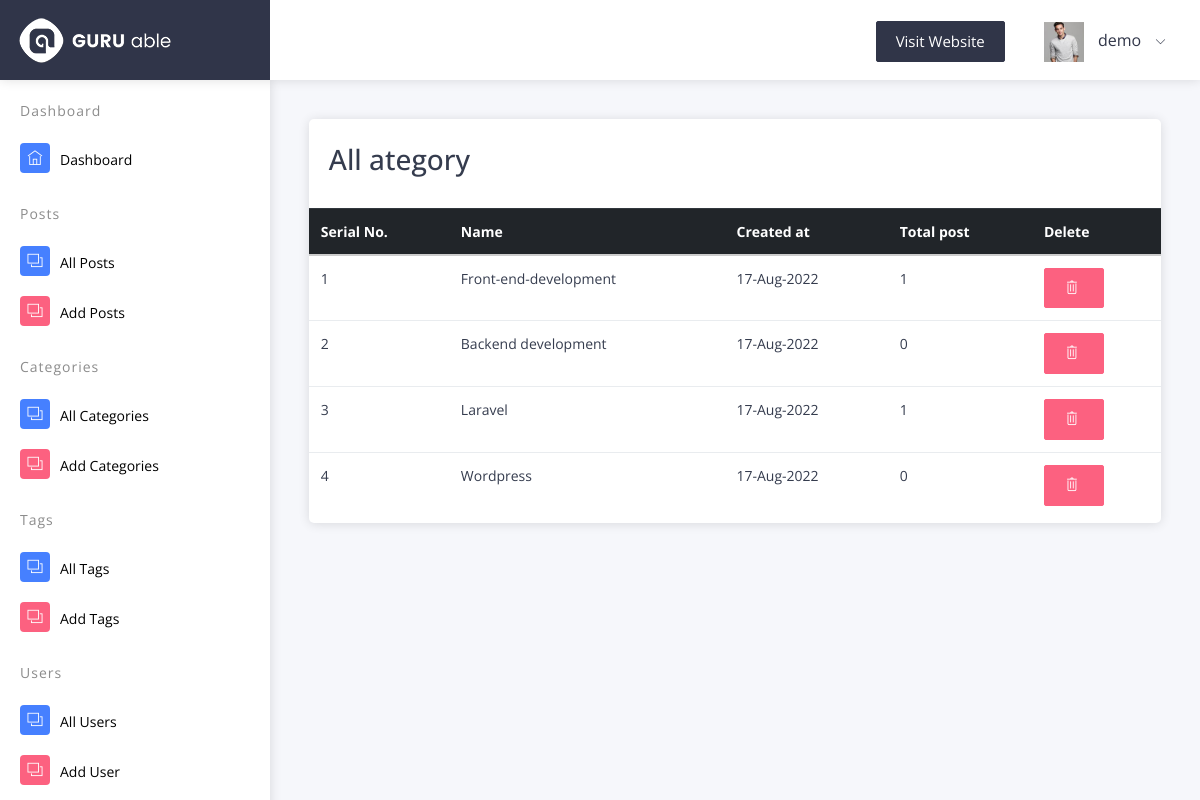
/admin/all_categories.php (signed in), run on the app's committed database.
### tables this page shows
CREATE TABLE `categories` (
  `category_id` int NOT NULL,
  `category_name` varchar(255) NOT NULL,
  `created_at` timestamp NOT NULL DEFAULT CURRENT_TIMESTAMP,
  `total_post` int NOT NULL DEFAULT '0'
);

### admin/all_categories.php (the view, shortened to what this page needs)
<?php include "header.php";
$sql = "SELECT * FROM categories";
$query = mysqli_query($conn,$sql);
?>
<div class="pcoded-main-container">
    <div class="pcoded-wrapper">
        <?php include "sidebar.php"; ?>
        <div class="pcoded-content">
            <div class="pcoded-inner-content">
                <div class="main-body">
                    <div class="page-wrapper">
                        <div class="page-body">
                            <div class="card">
                                <div class="card-header">
                                    <h3>All ategory</h3>
                                </div>
                                <div class="card-block table-border-style">
                                    <div class="table-responsive">
                                        <table class="table">
                                            <thead class="table-inverse">
                                                <tr>
                                                    <th>Serial No.</th>
                                                    <th>Name</th>
                                                    <th>Created at</th>
                                                    <th>Total post</th>
                                                     <th>Delete</th>
                                                </tr>
                                            </thead>
                                            <tbody>
                                            <?php
                                            $i=1;
                                            while ($row = mysqli_fetch_assoc($query)) {
                                                $id =  $row['category_id'];
                                                $name =  $row['category_name'];
                                                $created = $row['created_at'];
                                                $total_post = $row['total_post'];
                                            ?>
                                                <tr>
                                                    <td><?php echo $i++; ?></td>
                                                    <td><?php echo $name; ?></td>
                                                    <td><?php echo date( "d-M-Y", strtotime($created)); ?></td>
                                                    <td><?php echo $total_post; ?></td>
                                                    <td><a type="submit" href="delete_categories.php?id=<?php echo $id ?>"><button class="btn btn-danger"><i class="ti-trash"></i></button></a></td>
                                                </tr>
                                              <?php } ?>
                                            </tbody>
                                        </table>
                                    </div>
                                </div>
                            </div>
                        </div>
                    </div>
                </div>
            </div>
        </div>
    </div>
</div>
<?php include "footer.php"; ?>

### data on the page
categories: category_name "Front-end-development", created_at "17-Aug-2022", total_post "1"
categories: category_name "Backend development", created_at "17-Aug-2022", total_post "0"
categories: category_name "Laravel", created_at "17-Aug-2022", total_post "1"
categories: category_name "Wordpress", created_at "17-Aug-2022", total_post "0"

### other printed values
$_SESSION['username'] "demo"
